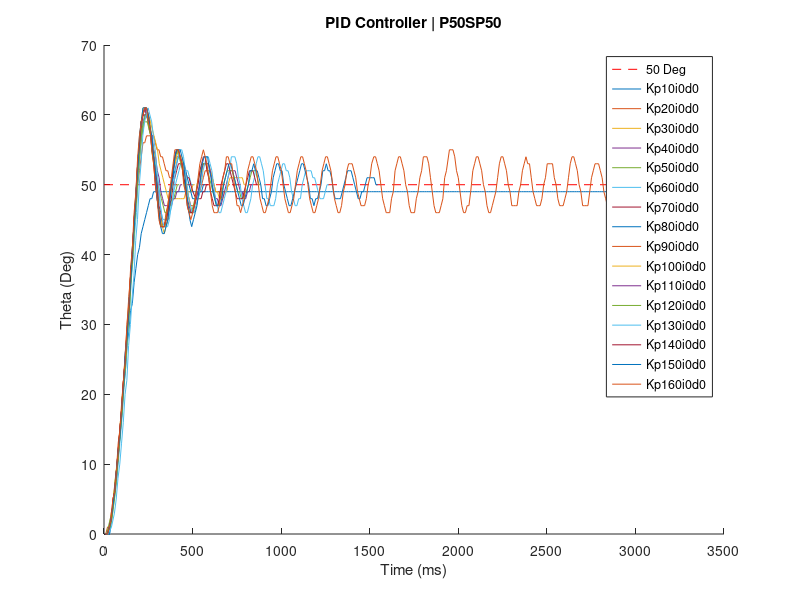
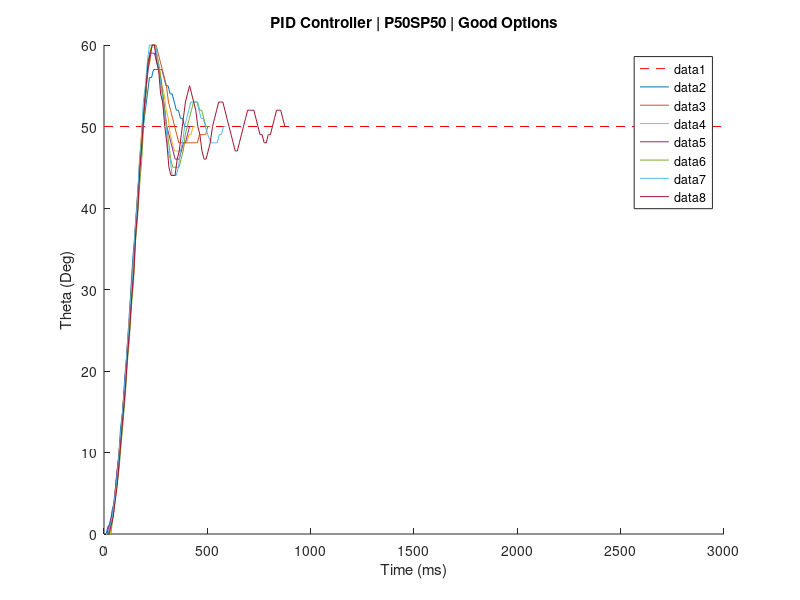

These figures' MATLAB source, in order: (Note: this script raises an error after producing the figures.)
figure(1);
hold on;
xlabel('Time (ms)');
ylabel('Theta (Deg)');
title('PID Controller | P50SP50');
plot([0 3000], [50 50], 'r--');
Kp10i0d0 = [10.0, 0; 20.0, 0; 30.0, 1; 40.0, 2; 50.0, 4; 60.0, 6; 70.0, 9; 80.0, 11; 90.0, 15; 100.0, 17; 110.0, 21; 120.0, 23; 130.0, 27; 140.0, 29; 150.0, 32; 160.0, 33; 170.0, 36; 180.0, 38; 190.0, 40; 200.0, 41; 210.0, 43; 220.0, 44; 230.0, 45; 240.0, 46; 250.0, 47; 260.0, 48; 270.0, 48; 280.0, 49; 290.0, 49; 300.0, 49; 310.0, 49; 320.0, 49; 330.0, 49; 340.0, 49; 350.0, 49; 360.0, 49; 370.0, 49; 380.0, 49; 390.0, 49; 400.0, 49; 410.0, 49; 420.0, 49; 430.0, 49; 440.0, 49; 450.0, 49; 460.0, 49; 470.0, 49; 480.0, 49; 490.0, 49; 500.0, 49; 510.0, 49; 520.0, 49; 530.0, 49; 540.0, 49; 550.0, 49; 560.0, 49; 570.0, 49; 580.0, 49; 590.0, 49; 600.0, 49; 610.0, 49; 620.0, 49; 630.0, 49; 640.0, 49; 650.0, 49; 660.0, 49; 670.0, 49; 680.0, 49; 690.0, 49; 700.0, 49; 710.0, 49; 720.0, 49; 730.0, 49; 740.0, 49; 750.0, 49; 760.0, 49; 770.0, 49; 780.0, 49; 790.0, 49; 800.0, 49; 810.0, 49; 820.0, 49; 830.0, 49; 840.0, 49; 850.0, 49; 860.0, 49; 870.0, 49; 880.0, 49; 890.0, 49; 900.0, 49; 910.0, 49; 920.0, 49; 930.0, 49; 940.0, 49; 950.0, 49; 960.0, 49; 970.0, 49; 980.0, 49; 990.0, 49; 1000.0, 49; 1010.0, 49; 1020.0, 49; 1030.0, 49; 1040.0, 49; 1050.0, 49; 1060.0, 49; 1070.0, 49; 1080.0, 49; 1090.0, 49; 1100.0, 49; 1110.0, 49; 1120.0, 49; 1130.0, 49; 1140.0, 49; 1150.0, 49; 1160.0, 49; 1170.0, 49; 1180.0, 49; 1190.0, 49; 1200.0, 49; 1210.0, 49; 1220.0, 49; 1230.0, 49; 1240.0, 49; 1250.0, 49; 1260.0, 49; 1270.0, 49; 1280.0, 49; 1290.0, 49; 1300.0, 49; 1310.0, 49; 1320.0, 49; 1330.0, 49; 1340.0, 49; 1350.0, 49; 1360.0, 49; 1370.0, 49; 1380.0, 49; 1390.0, 49; 1400.0, 49; 1410.0, 49; 1420.0, 49; 1430.0, 49; 1440.0, 49; 1450.0, 49; 1460.0, 49; 1470.0, 49; 1480.0, 49; 1490.0, 49; 1500.0, 49; 1510.0, 49; 1520.0, 49; 1530.0, 49; 1540.0, 49; 1550.0, 49; 1560.0, 49; 1570.0, 49; 1580.0, 49; 1590.0, 49; 1600.0, 49; 1610.0, 49; 1620.0, 49; 1630.0, 49; 1640.0, 49; 1650.0, 49; 1660.0, 49; 1670.0, 49; 1680.0, 49; 1690.0, 49; 1700.0, 49; 1710.0, 49; 1720.0, 49; 1730.0, 49; 1740.0, 49; 1750.0, 49; 1760.0, 49; 1770.0, 49; 1780.0, 49; 1790.0, 49; 1800.0, 49; 1810.0, 49; 1820.0, 49; 1830.0, 49; 1840.0, 49; 1850.0, 49; 1860.0, 49; 1870.0, 49; 1880.0, 49; 1890.0, 49; 1900.0, 49; 1910.0, 49; 1920.0, 49; 1930.0, 49; 1940.0, 49; 1950.0, 49; 1960.0, 49; 1970.0, 49; 1980.0, 49; 1990.0, 49; 2000.0, 49; 2010.0, 49; 2020.0, 49; 2030.0, 49; 2040.0, 49; 2050.0, 49; 2060.0, 49; 2070.0, 49; 2080.0, 49; 2090.0, 49; 2100.0, 49; 2110.0, 49; 2120.0, 49; 2130.0, 49; 2140.0, 49; 2150.0, 49; 2160.0, 49; 2170.0, 49; 2180.0, 49; 2197.0, 49; 2207.0, 49; 2217.0, 49; 2227.0, 49; 2237.0, 49; 2247.0, 49; 2257.0, 49; 2267.0, 49; 2277.0, 49; 2287.0, 49; 2297.0, 49; 2307.0, 49; 2317.0, 49; 2327.0, 49; 2337.0, 49; 2347.0, 49; 2357.0, 49; 2367.0, 49; 2377.0, 49; 2387.0, 49; 2397.0, 49; 2407.0, 49; 2417.0, 49; 2427.0, 49; 2437.0, 49; 2447.0, 49; 2457.0, 49; 2467.0, 49; 2477.0, 49; 2487.0, 49; 2497.0, 49; 2507.0, 49; 2517.0, 49; 2527.0, 49; 2537.0, 49; 2547.0, 49; 2557.0, 49; 2567.0, 49; 2577.0, 49; 2587.0, 49; 2597.0, 49; 2607.0, 49; 2617.0, 49; 2627.0, 49; 2637.0, 49; 2647.0, 49; 2657.0, 49; 2667.0, 49; 2677.0, 49; 2687.0, 49; 2697.0, 49; 2707.0, 49; 2717.0, 49; 2727.0, 49; 2737.0, 49; 2747.0, 49; 2757.0, 49; 2767.0, 49; 2777.0, 49; 2787.0, 49; 2797.0, 49; 2807.0, 49; 2817.0, 49; 2827.0, 49; 2837.0, 49; 2847.0, 49; 2857.0, 49; 2867.0, 49; 2877.0, 49; 2887.0, 49; 2897.0, 49; 2907.0, 49; 2917.0, 49; 2927.0, 49; 2937.0, 49; 2947.0, 49; 2957.0, 49; 2967.0, 49; 2977.0, 49; 2987.0, 49; 2997.0, 49; 3007.0, 49; ];
plot(Kp10i0d0(:,1),Kp10i0d0(:,2))
% y = max(Kp10i0d0(:,2));
% x = Kp10i0d0(find(Kp10i0d0(:,2) == max(y), 1, 'first'));
% text(x, y, 'Kp10i0d0');
% pause;

Kp20i0d0 = [10.0, 0; 20.0, 1; 30.0, 1; 40.0, 3; 50.0, 4; 60.0, 7; 70.0, 9; 80.0, 13; 90.0, 15; 100.0, 19; 110.0, 22; 120.0, 26; 130.0, 30; 140.0, 34; 150.0, 37; 160.0, 41; 170.0, 44; 180.0, 47; 190.0, 50; 200.0, 52; 210.0, 54; 220.0, 56; 230.0, 56; 240.0, 57; 250.0, 57; 260.0, 57; 270.0, 57; 280.0, 57; 290.0, 56; 300.0, 55; 310.0, 55; 320.0, 54; 330.0, 54; 340.0, 53; 350.0, 52; 360.0, 52; 370.0, 51; 380.0, 51; 390.0, 50; 400.0, 50; ];
plot(Kp20i0d0(:,1),Kp20i0d0(:,2))
% y = max(Kp20i0d0(:,2));
% x = Kp20i0d0(find(Kp20i0d0(:,2) == max(y), 1, 'first'));
% text(x, y, 'Kp20i0d0');
% pause;

Kp30i0d0 = [10.0, 0; 20.0, 0; 30.0, 1; 42.0, 2; 52.0, 5; 62.0, 7; 72.0, 10; 82.0, 12; 92.0, 16; 102.0, 18; 112.0, 23; 122.0, 26; 132.0, 30; 142.0, 33; 152.0, 38; 162.0, 41; 172.0, 46; 182.0, 49; 192.0, 52; 202.0, 54; 212.0, 57; 222.0, 58; 232.0, 60; 242.0, 60; 252.0, 60; 262.0, 59; 272.0, 58; 282.0, 57; 292.0, 56; 302.0, 55; 312.0, 53; 322.0, 52; 332.0, 51; 342.0, 50; 352.0, 49; 362.0, 48; 372.0, 48; 382.0, 48; 392.0, 48; 402.0, 48; 412.0, 48; 422.0, 48; 432.0, 48; 442.0, 48; 452.0, 48; 462.0, 49; 472.0, 49; 482.0, 49; 492.0, 49; 502.0, 50; 512.0, 50; ];
plot(Kp30i0d0(:,1),Kp30i0d0(:,2))
% y = max(Kp30i0d0(:,2));
% x = Kp30i0d0(find(Kp30i0d0(:,2) == max(y), 1, 'first'));
% text(x, y, 'Kp30i0d0');
% pause;

Kp40i0d0 = [11.0, 0; 21.0, 0; 31.0, 0; 41.0, 2; 51.0, 4; 61.0, 6; 71.0, 8; 81.0, 12; 91.0, 14; 101.0, 18; 111.0, 21; 121.0, 26; 131.0, 28; 141.0, 33; 151.0, 36; 161.0, 41; 171.0, 44; 181.0, 49; 191.0, 52; 201.0, 55; 211.0, 57; 221.0, 59; 231.0, 60; 241.0, 60; 251.0, 60; 261.0, 58; 271.0, 57; 281.0, 55; 291.0, 54; 301.0, 52; 311.0, 51; 321.0, 49; 331.0, 48; 341.0, 47; 351.0, 47; 361.0, 47; 371.0, 47; 381.0, 47; 391.0, 48; 401.0, 48; 411.0, 49; 421.0, 49; 431.0, 50; 441.0, 50; ];
plot(Kp40i0d0(:,1),Kp40i0d0(:,2))
% y = max(Kp40i0d0(:,2));
% x = Kp40i0d0(find(Kp40i0d0(:,2) == max(y), 1, 'first'));
% text(x, y, 'Kp40i0d0');
% pause;

Kp50i0d0 = [14.0, 0; 24.0, 1; 34.0, 2; 44.0, 3; 54.0, 5; 64.0, 8; 74.0, 10; 84.0, 13; 94.0, 16; 104.0, 20; 114.0, 22; 124.0, 26; 134.0, 29; 144.0, 34; 154.0, 37; 164.0, 42; 174.0, 45; 184.0, 49; 194.0, 52; 204.0, 55; 214.0, 57; 224.0, 59; 234.0, 59; 244.0, 59; 254.0, 58; 264.0, 57; 274.0, 56; 284.0, 54; 294.0, 52; 304.0, 50; 314.0, 49; 324.0, 48; 334.0, 47; 344.0, 46; 354.0, 46; 364.0, 46; 374.0, 47; 384.0, 48; 394.0, 48; 404.0, 49; 414.0, 50; 424.0, 50; ];
plot(Kp50i0d0(:,1),Kp50i0d0(:,2))
% y = max(Kp50i0d0(:,2));
% x = Kp50i0d0(find(Kp50i0d0(:,2) == max(y), 1, 'first'));
% text(x, y, 'Kp50i0d0');
% pause;

Kp60i0d0 = [13.0, 0; 23.0, 0; 33.0, 0; 43.0, 2; 53.0, 4; 63.0, 6; 73.0, 8; 83.0, 11; 93.0, 14; 103.0, 17; 113.0, 21; 123.0, 24; 133.0, 28; 143.0, 31; 153.0, 36; 163.0, 39; 173.0, 43; 183.0, 46; 193.0, 51; 203.0, 54; 213.0, 58; 223.0, 59; 233.0, 60; 243.0, 60; 253.0, 59; 263.0, 58; 273.0, 56; 283.0, 54; 293.0, 52; 303.0, 50; 313.0, 48; 323.0, 46; 333.0, 45; 343.0, 45; 353.0, 45; 363.0, 45; 373.0, 46; 383.0, 47; 393.0, 49; 403.0, 50; 413.0, 51; 423.0, 52; 433.0, 53; 443.0, 53; 453.0, 53; 463.0, 52; 473.0, 52; 483.0, 51; 493.0, 50; 503.0, 50; ];
plot(Kp60i0d0(:,1),Kp60i0d0(:,2))
% y = max(Kp60i0d0(:,2));
% x = Kp60i0d0(find(Kp60i0d0(:,2) == max(y), 1, 'first'));
% text(x, y, 'Kp60i0d0');
% pause;

Kp70i0d0 = [10.0, 0; 20.0, 0; 30.0, 1; 40.0, 2; 50.0, 4; 60.0, 6; 70.0, 9; 80.0, 12; 90.0, 15; 100.0, 18; 110.0, 22; 120.0, 25; 130.0, 29; 140.0, 32; 150.0, 37; 160.0, 40; 170.0, 45; 180.0, 48; 190.0, 53; 200.0, 55; 210.0, 58; 220.0, 60; 230.0, 60; 240.0, 60; 250.0, 60; 260.0, 58; 270.0, 56; 280.0, 54; 290.0, 52; 300.0, 50; 310.0, 47; 320.0, 46; 330.0, 44; 340.0, 44; 350.0, 44; 360.0, 45; 370.0, 47; 380.0, 48; 390.0, 50; 400.0, 51; 410.0, 52; 420.0, 53; 430.0, 53; 440.0, 53; 450.0, 53; 460.0, 52; 470.0, 51; 480.0, 51; 490.0, 50; 502.0, 49; 518.0, 48; 528.0, 48; 538.0, 48; 548.0, 48; 558.0, 49; 568.0, 49; 578.0, 50; 588.0, 50; ];
plot(Kp70i0d0(:,1),Kp70i0d0(:,2))
% y = max(Kp70i0d0(:,2));
% x = Kp70i0d0(find(Kp70i0d0(:,2) == max(y), 1, 'first'));
% text(x, y, 'Kp70i0d0');
% pause;

Kp80i0d0 = [10.0, 0; 20.0, 0; 30.0, 0; 40.0, 2; 50.0, 4; 60.0, 6; 70.0, 8; 80.0, 11; 90.0, 14; 100.0, 17; 110.0, 21; 120.0, 24; 130.0, 29; 140.0, 32; 150.0, 36; 160.0, 40; 170.0, 44; 180.0, 48; 190.0, 53; 200.0, 56; 210.0, 59; 220.0, 60; 230.0, 61; 240.0, 60; 250.0, 59; 260.0, 58; 270.0, 56; 280.0, 54; 290.0, 51; 300.0, 49; 310.0, 46; 320.0, 45; 330.0, 44; 340.0, 44; 350.0, 45; 360.0, 46; 370.0, 48; 380.0, 49; 390.0, 51; 400.0, 52; 410.0, 53; 420.0, 54; 430.0, 54; 440.0, 53; 450.0, 52; 460.0, 52; 470.0, 51; 480.0, 50; 490.0, 49; 500.0, 48; 510.0, 48; 521.0, 48; 531.0, 48; 541.0, 49; 551.0, 49; 561.0, 50; 571.0, 50; ];
plot(Kp80i0d0(:,1),Kp80i0d0(:,2))
% y = max(Kp80i0d0(:,2));
% x = Kp80i0d0(find(Kp80i0d0(:,2) == max(y), 1, 'first'));
% text(x, y, 'Kp80i0d0');
% pause;

Kp90i0d0 = [10.0, 0; 20.0, 0; 30.0, 1; 40.0, 2; 50.0, 4; 60.0, 6; 70.0, 9; 80.0, 11; 90.0, 15; 100.0, 18; 110.0, 22; 120.0, 25; 130.0, 29; 140.0, 32; 150.0, 37; 160.0, 40; 170.0, 45; 180.0, 49; 190.0, 53; 200.0, 56; 210.0, 59; 220.0, 60; 230.0, 61; 240.0, 60; 250.0, 59; 260.0, 58; 270.0, 55; 280.0, 53; 290.0, 50; 300.0, 48; 310.0, 46; 320.0, 45; 330.0, 44; 340.0, 44; 350.0, 46; 360.0, 47; 370.0, 49; 380.0, 50; 390.0, 52; 400.0, 53; 410.0, 54; 420.0, 54; 430.0, 54; 440.0, 53; 450.0, 52; 460.0, 51; 470.0, 49; 480.0, 48; 490.0, 47; 501.0, 47; 511.0, 47; 521.0, 48; 531.0, 49; 541.0, 49; 551.0, 50; 561.0, 51; 571.0, 52; 581.0, 52; 591.0, 52; 601.0, 52; 611.0, 51; 621.0, 50; 631.0, 49; 641.0, 49; 651.0, 49; 661.0, 48; 671.0, 49; 681.0, 49; 691.0, 49; 701.0, 50; 711.0, 50; ];
plot(Kp90i0d0(:,1),Kp90i0d0(:,2))
% y = max(Kp90i0d0(:,2));
% x = Kp90i0d0(find(Kp90i0d0(:,2) == max(y), 1, 'first'));
% text(x, y, 'Kp90i0d0');
% pause;

Kp100i0d0 = [10.0, 0; 20.0, 0; 30.0, 1; 40.0, 2; 50.0, 4; 60.0, 6; 70.0, 9; 80.0, 11; 90.0, 15; 100.0, 18; 110.0, 22; 120.0, 25; 130.0, 29; 140.0, 32; 150.0, 37; 160.0, 40; 170.0, 45; 180.0, 48; 190.0, 53; 200.0, 56; 210.0, 59; 220.0, 61; 230.0, 61; 240.0, 61; 250.0, 60; 260.0, 59; 270.0, 56; 280.0, 55; 290.0, 51; 300.0, 49; 310.0, 46; 320.0, 45; 330.0, 44; 340.0, 43; 350.0, 44; 360.0, 45; 370.0, 48; 380.0, 49; 390.0, 52; 400.0, 53; 410.0, 54; 420.0, 55; 430.0, 54; 440.0, 54; 450.0, 52; 460.0, 51; 470.0, 49; 480.0, 48; 490.0, 46; 501.0, 46; 511.0, 46; 521.0, 47; 531.0, 48; 541.0, 50; 551.0, 51; 561.0, 53; 571.0, 53; 581.0, 53; 591.0, 53; 601.0, 52; 611.0, 51; 621.0, 50; 631.0, 49; 641.0, 49; 651.0, 48; 661.0, 48; 671.0, 48; 681.0, 49; 691.0, 49; 701.0, 50; 711.0, 51; 721.0, 51; 731.0, 51; 741.0, 51; 751.0, 51; 761.0, 51; 771.0, 51; 781.0, 51; 791.0, 50; 801.0, 50; ];
plot(Kp100i0d0(:,1),Kp100i0d0(:,2))
% y = max(Kp100i0d0(:,2));
% x = Kp100i0d0(find(Kp100i0d0(:,2) == max(y), 1, 'first'));
% text(x, y, 'Kp100i0d0');
% pause;

Kp110i0d0 = [10.0, 0; 20.0, 0; 30.0, 1; 40.0, 2; 50.0, 4; 60.0, 6; 70.0, 9; 80.0, 11; 90.0, 15; 100.0, 18; 110.0, 22; 120.0, 25; 130.0, 29; 140.0, 32; 150.0, 37; 160.0, 40; 170.0, 45; 180.0, 48; 190.0, 53; 200.0, 56; 210.0, 59; 220.0, 60; 230.0, 61; 240.0, 60; 250.0, 59; 260.0, 58; 270.0, 55; 280.0, 54; 290.0, 50; 300.0, 48; 310.0, 46; 320.0, 44; 330.0, 44; 340.0, 44; 350.0, 45; 360.0, 46; 370.0, 48; 380.0, 50; 390.0, 52; 400.0, 54; 410.0, 55; 420.0, 55; 430.0, 54; 440.0, 53; 450.0, 51; 460.0, 49; 470.0, 48; 480.0, 47; 490.0, 46; 500.0, 46; 510.0, 47; 520.0, 48; 530.0, 49; 540.0, 50; 550.0, 52; 560.0, 53; 570.0, 53; 580.0, 53; 590.0, 53; 600.0, 52; 610.0, 50; 620.0, 49; 630.0, 48; 640.0, 48; 650.0, 47; 660.0, 47; 670.0, 48; 680.0, 49; 690.0, 50; 700.0, 51; 710.0, 52; 720.0, 52; 730.0, 52; 740.0, 52; 750.0, 51; 760.0, 50; 770.0, 49; 780.0, 49; 790.0, 48; 800.0, 48; 810.0, 49; 820.0, 49; 830.0, 50; 840.0, 50; ];
plot(Kp110i0d0(:,1),Kp110i0d0(:,2))
% y = max(Kp110i0d0(:,2));
% x = Kp110i0d0(find(Kp110i0d0(:,2) == max(y), 1, 'first'));
% text(x, y, 'Kp110i0d0');
% pause;

Kp120i0d0 = [14.0, 0; 24.0, 0; 34.0, 1; 44.0, 2; 54.0, 4; 64.0, 6; 74.0, 9; 84.0, 12; 94.0, 15; 104.0, 18; 114.0, 22; 124.0, 25; 134.0, 29; 144.0, 32; 154.0, 37; 164.0, 40; 174.0, 45; 184.0, 48; 194.0, 52; 204.0, 55; 214.0, 58; 224.0, 59; 234.0, 60; 244.0, 60; 254.0, 58; 264.0, 57; 274.0, 54; 284.0, 53; 294.0, 50; 304.0, 48; 314.0, 45; 324.0, 44; 334.0, 44; 344.0, 44; 354.0, 46; 364.0, 47; 374.0, 49; 384.0, 51; 394.0, 53; 404.0, 54; 414.0, 55; 424.0, 54; 434.0, 53; 444.0, 52; 454.0, 50; 464.0, 49; 474.0, 47; 484.0, 46; 494.0, 46; 504.0, 47; 514.0, 48; 525.0, 50; 535.0, 51; 545.0, 52; 555.0, 53; 565.0, 53; 575.0, 53; 585.0, 52; 595.0, 51; 605.0, 50; 615.0, 49; 625.0, 48; 635.0, 47; 645.0, 47; 655.0, 48; 665.0, 49; 675.0, 50; 685.0, 51; 695.0, 52; 705.0, 52; 715.0, 52; 725.0, 52; 735.0, 51; 745.0, 50; 755.0, 49; 765.0, 49; 775.0, 48; 785.0, 48; 795.0, 49; 805.0, 49; 815.0, 50; 825.0, 51; 835.0, 52; 845.0, 52; 855.0, 52; 865.0, 51; 875.0, 50; 885.0, 50; ];
plot(Kp120i0d0(:,1),Kp120i0d0(:,2))
% y = max(Kp120i0d0(:,2));
% x = Kp120i0d0(find(Kp120i0d0(:,2) == max(y), 1, 'first'));
% text(x, y, 'Kp120i0d0');
% pause;

Kp130i0d0 = [23.0, 0; 42.0, 1; 59.0, 3; 69.0, 5; 79.0, 8; 89.0, 10; 99.0, 13; 109.0, 16; 119.0, 20; 129.0, 22; 139.0, 27; 149.0, 30; 159.0, 34; 169.0, 37; 179.0, 42; 189.0, 45; 199.0, 50; 209.0, 53; 219.0, 57; 229.0, 59; 239.0, 60; 249.0, 61; 259.0, 60; 269.0, 59; 279.0, 57; 289.0, 55; 299.0, 52; 309.0, 50; 319.0, 47; 329.0, 45; 339.0, 44; 349.0, 44; 359.0, 44; 369.0, 45; 379.0, 47; 389.0, 48; 399.0, 51; 409.0, 53; 419.0, 54; 429.0, 55; 439.0, 55; 449.0, 54; 459.0, 52; 469.0, 50; 479.0, 48; 489.0, 47; 499.0, 46; 509.0, 46; 519.0, 47; 529.0, 48; 539.0, 49; 549.0, 50; 559.0, 52; 569.0, 53; 579.0, 54; 589.0, 54; 599.0, 53; 609.0, 52; 619.0, 50; 629.0, 48; 639.0, 47; 649.0, 46; 659.0, 46; 669.0, 47; 679.0, 48; 689.0, 49; 699.0, 51; 709.0, 52; 719.0, 54; 729.0, 54; 739.0, 54; 749.0, 53; 759.0, 51; 769.0, 50; 779.0, 48; 789.0, 47; 799.0, 46; 809.0, 46; 819.0, 47; 829.0, 48; 839.0, 50; 849.0, 51; 859.0, 53; 869.0, 54; 879.0, 54; 889.0, 53; 899.0, 52; 909.0, 50; 919.0, 48; 929.0, 48; 939.0, 47; 949.0, 47; 959.0, 47; 969.0, 48; 979.0, 50; 989.0, 51; 999.0, 52; 1009.0, 53; 1019.0, 53; 1029.0, 52; 1039.0, 52; 1049.0, 51; 1059.0, 49; 1069.0, 48; 1079.0, 47; 1089.0, 47; 1099.0, 48; 1109.0, 48; 1119.0, 50; 1129.0, 51; 1139.0, 52; 1149.0, 52; 1159.0, 52; 1169.0, 52; 1179.0, 51; 1189.0, 51; 1199.0, 50; 1209.0, 49; 1219.0, 48; 1229.0, 48; 1239.0, 48; 1249.0, 49; 1259.0, 50; 1269.0, 50; ];
plot(Kp130i0d0(:,1),Kp130i0d0(:,2))
% y = max(Kp130i0d0(:,2));
% x = Kp130i0d0(find(Kp130i0d0(:,2) == max(y), 1, 'first'));
% text(x, y, 'Kp130i0d0');
% pause;

Kp140i0d0 = [10.0, 0; 20.0, 0; 30.0, 1; 40.0, 2; 50.0, 5; 60.0, 6; 70.0, 9; 80.0, 12; 90.0, 15; 100.0, 18; 110.0, 22; 120.0, 25; 130.0, 29; 140.0, 32; 150.0, 37; 160.0, 40; 170.0, 45; 180.0, 48; 190.0, 53; 200.0, 56; 210.0, 59; 220.0, 60; 230.0, 61; 240.0, 61; 250.0, 60; 260.0, 58; 270.0, 56; 280.0, 54; 290.0, 51; 300.0, 49; 310.0, 46; 320.0, 44; 330.0, 44; 340.0, 44; 350.0, 45; 360.0, 46; 370.0, 48; 380.0, 50; 390.0, 52; 400.0, 54; 410.0, 55; 420.0, 55; 430.0, 54; 440.0, 53; 450.0, 51; 460.0, 50; 470.0, 47; 480.0, 46; 490.0, 46; 500.0, 46; 510.0, 47; 521.0, 49; 531.0, 50; 541.0, 52; 551.0, 53; 561.0, 54; 571.0, 54; 581.0, 52; 591.0, 51; 601.0, 49; 611.0, 48; 621.0, 47; 631.0, 47; 641.0, 47; 651.0, 48; 661.0, 50; 671.0, 51; 681.0, 52; 691.0, 53; 701.0, 53; 711.0, 52; 721.0, 51; 731.0, 50; 741.0, 49; 751.0, 48; 761.0, 48; 771.0, 48; 781.0, 48; 791.0, 49; 801.0, 50; 811.0, 51; 821.0, 52; 831.0, 52; 841.0, 52; 851.0, 51; 861.0, 50; 871.0, 50; ];
plot(Kp140i0d0(:,1),Kp140i0d0(:,2))
% y = max(Kp140i0d0(:,2));
% x = Kp140i0d0(find(Kp140i0d0(:,2) == max(y), 1, 'first'));
% text(x, y, 'Kp140i0d0');
% pause;

Kp150i0d0 = [10.0, 0; 20.0, 0; 30.0, 1; 40.0, 2; 50.0, 4; 60.0, 6; 70.0, 9; 80.0, 12; 90.0, 14; 100.0, 18; 110.0, 21; 120.0, 26; 130.0, 28; 140.0, 33; 150.0, 36; 160.0, 41; 170.0, 44; 180.0, 49; 190.0, 52; 200.0, 57; 210.0, 59; 220.0, 61; 230.0, 61; 240.0, 61; 250.0, 60; 260.0, 58; 270.0, 57; 280.0, 54; 290.0, 52; 300.0, 48; 310.0, 46; 320.0, 44; 330.0, 43; 340.0, 43; 350.0, 44; 360.0, 45; 370.0, 47; 380.0, 50; 390.0, 51; 400.0, 54; 410.0, 55; 420.0, 55; 430.0, 55; 440.0, 54; 450.0, 53; 465.0, 49; 475.0, 47; 485.0, 45; 495.0, 44; 505.0, 45; 515.0, 46; 525.0, 47; 535.0, 49; 545.0, 51; 555.0, 53; 565.0, 54; 575.0, 54; 585.0, 54; 595.0, 52; 605.0, 51; 615.0, 49; 625.0, 48; 635.0, 47; 645.0, 47; 655.0, 47; 665.0, 48; 675.0, 50; 685.0, 51; 695.0, 52; 705.0, 53; 715.0, 53; 725.0, 52; 735.0, 51; 745.0, 50; 755.0, 49; 765.0, 48; 775.0, 47; 785.0, 47; 795.0, 48; 805.0, 49; 815.0, 50; 825.0, 52; 835.0, 52; 845.0, 53; 855.0, 52; 865.0, 52; 875.0, 51; 885.0, 50; 895.0, 48; 905.0, 48; 915.0, 47; 925.0, 47; 935.0, 48; 945.0, 49; 955.0, 51; 965.0, 52; 975.0, 53; 985.0, 53; 995.0, 52; 1005.0, 52; 1015.0, 50; 1025.0, 49; 1035.0, 48; 1045.0, 47; 1055.0, 47; 1065.0, 48; 1075.0, 49; 1085.0, 50; 1095.0, 51; 1105.0, 52; 1115.0, 53; 1125.0, 53; 1135.0, 52; 1145.0, 51; 1155.0, 50; 1165.0, 48; 1175.0, 48; 1185.0, 47; 1195.0, 48; 1205.0, 48; 1215.0, 49; 1225.0, 50; 1235.0, 52; 1245.0, 52; 1255.0, 53; 1265.0, 52; 1275.0, 52; 1285.0, 51; 1295.0, 49; 1305.0, 48; 1315.0, 48; 1325.0, 48; 1335.0, 48; 1345.0, 49; 1355.0, 50; 1365.0, 51; 1375.0, 52; 1385.0, 52; 1395.0, 52; 1405.0, 51; 1415.0, 50; 1425.0, 49; 1435.0, 48; 1445.0, 48; 1455.0, 49; 1465.0, 49; 1475.0, 50; 1485.0, 51; 1495.0, 51; 1505.0, 51; 1515.0, 51; 1525.0, 51; 1535.0, 50; 1545.0, 50; ];
plot(Kp150i0d0(:,1),Kp150i0d0(:,2))
% y = max(Kp150i0d0(:,2));
% x = Kp150i0d0(find(Kp150i0d0(:,2) == max(y), 1, 'first'));
% text(x, y, 'Kp150i0d0');
% pause;

Kp160i0d0 = [10.0, 0; 20.0, 0; 30.0, 1; 40.0, 2; 50.0, 5; 60.0, 6; 70.0, 9; 80.0, 12; 90.0, 15; 100.0, 18; 110.0, 22; 120.0, 25; 130.0, 30; 140.0, 33; 150.0, 38; 160.0, 41; 170.0, 46; 180.0, 49; 190.0, 54; 200.0, 57; 210.0, 59; 220.0, 60; 230.0, 61; 240.0, 61; 250.0, 59; 260.0, 58; 270.0, 55; 280.0, 53; 290.0, 50; 300.0, 48; 310.0, 45; 320.0, 44; 330.0, 44; 340.0, 44; 350.0, 45; 360.0, 47; 370.0, 49; 380.0, 51; 390.0, 53; 400.0, 55; 410.0, 55; 420.0, 55; 430.0, 54; 440.0, 53; 450.0, 50; 460.0, 49; 470.0, 47; 480.0, 46; 490.0, 45; 501.0, 46; 511.0, 47; 521.0, 49; 531.0, 51; 541.0, 53; 551.0, 54; 561.0, 55; 571.0, 54; 581.0, 53; 591.0, 51; 601.0, 49; 611.0, 47; 621.0, 46; 631.0, 46; 641.0, 46; 651.0, 47; 661.0, 49; 671.0, 51; 681.0, 52; 691.0, 54; 701.0, 54; 711.0, 53; 721.0, 53; 731.0, 51; 741.0, 49; 751.0, 47; 761.0, 47; 771.0, 46; 781.0, 47; 791.0, 48; 801.0, 50; 811.0, 52; 821.0, 53; 831.0, 54; 841.0, 54; 851.0, 53; 861.0, 52; 871.0, 50; 881.0, 48; 891.0, 47; 901.0, 46; 911.0, 46; 921.0, 47; 931.0, 48; 941.0, 50; 951.0, 52; 961.0, 53; 971.0, 54; 981.0, 54; 991.0, 53; 1001.0, 52; 1011.0, 50; 1021.0, 48; 1031.0, 47; 1041.0, 46; 1051.0, 46; 1061.0, 47; 1071.0, 48; 1081.0, 50; 1091.0, 52; 1101.0, 53; 1111.0, 54; 1121.0, 54; 1131.0, 53; 1141.0, 52; 1151.0, 50; 1161.0, 48; 1171.0, 47; 1181.0, 46; 1191.0, 46; 1201.0, 47; 1211.0, 48; 1221.0, 50; 1231.0, 52; 1241.0, 53; 1251.0, 54; 1261.0, 54; 1271.0, 53; 1281.0, 52; 1291.0, 50; 1301.0, 48; 1311.0, 47; 1321.0, 46; 1331.0, 46; 1341.0, 47; 1351.0, 49; 1361.0, 50; 1371.0, 52; 1381.0, 53; 1391.0, 53; 1401.0, 53; 1411.0, 52; 1421.0, 51; 1431.0, 49; 1441.0, 48; 1451.0, 47; 1461.0, 47; 1471.0, 47; 1481.0, 48; 1491.0, 50; 1501.0, 51; 1511.0, 53; 1523.0, 54; 1533.0, 54; 1543.0, 53; 1553.0, 52; 1563.0, 50; 1573.0, 48; 1583.0, 47; 1593.0, 46; 1603.0, 46; 1613.0, 46; 1623.0, 48; 1633.0, 49; 1643.0, 52; 1653.0, 53; 1663.0, 54; 1673.0, 54; 1683.0, 53; 1693.0, 52; 1703.0, 50; 1713.0, 49; 1723.0, 47; 1733.0, 46; 1743.0, 46; 1753.0, 46; 1763.0, 48; 1773.0, 49; 1783.0, 51; 1793.0, 52; 1803.0, 54; 1813.0, 54; 1823.0, 54; 1833.0, 53; 1843.0, 51; 1853.0, 49; 1863.0, 47; 1873.0, 46; 1883.0, 46; 1893.0, 46; 1903.0, 47; 1913.0, 48; 1923.0, 51; 1933.0, 52; 1950.0, 55; 1960.0, 55; 1970.0, 55; 1980.0, 54; 1990.0, 52; 2000.0, 51; 2010.0, 49; 2020.0, 47; 2030.0, 46; 2040.0, 46; 2050.0, 47; 2060.0, 47; 2070.0, 49; 2082.0, 52; 2092.0, 53; 2102.0, 54; 2112.0, 54; 2122.0, 53; 2132.0, 52; 2142.0, 50; 2152.0, 49; 2162.0, 47; 2172.0, 46; 2182.0, 46; 2192.0, 47; 2202.0, 48; 2212.0, 49; 2222.0, 51; 2232.0, 53; 2242.0, 54; 2252.0, 54; 2262.0, 53; 2272.0, 52; 2282.0, 50; 2292.0, 49; 2302.0, 47; 2312.0, 47; 2322.0, 47; 2332.0, 47; 2342.0, 49; 2352.0, 50; 2362.0, 52; 2372.0, 53; 2382.0, 54; 2392.0, 53; 2402.0, 53; 2412.0, 51; 2422.0, 49; 2432.0, 48; 2442.0, 47; 2452.0, 47; 2462.0, 47; 2472.0, 48; 2482.0, 50; 2492.0, 51; 2502.0, 53; 2512.0, 53; 2522.0, 53; 2532.0, 53; 2542.0, 51; 2552.0, 50; 2562.0, 48; 2572.0, 47; 2582.0, 47; 2592.0, 47; 2602.0, 48; 2612.0, 49; 2622.0, 51; 2632.0, 53; 2642.0, 54; 2652.0, 54; 2662.0, 53; 2672.0, 52; 2682.0, 50; 2692.0, 49; 2702.0, 47; 2712.0, 47; 2722.0, 47; 2732.0, 47; 2742.0, 49; 2752.0, 51; 2762.0, 52; 2772.0, 53; 2782.0, 53; 2792.0, 53; 2802.0, 52; 2812.0, 51; 2822.0, 49; 2832.0, 48; 2842.0, 47; 2852.0, 47; 2862.0, 47; 2872.0, 48; 2882.0, 50; 2892.0, 51; 2902.0, 53; 2912.0, 53; 2922.0, 53; 2932.0, 53; 2942.0, 51; 2952.0, 50; 2962.0, 48; 2972.0, 47; 2982.0, 47; 2992.0, 47; 3002.0, 48; ];
plot(Kp160i0d0(:,1),Kp160i0d0(:,2))
% y = max(Kp160i0d0(:,2));
% x = Kp160i0d0(find(Kp160i0d0(:,2) == max(y), 1, 'first'));
% text(x, y, 'Kp160i0d0');
% pause;

caseList = {'Kp10i0d0', 'Kp20i0d0', 'Kp30i0d0', 'Kp40i0d0', 'Kp50i0d0', 'Kp60i0d0', 'Kp70i0d0', 'Kp80i0d0', 'Kp90i0d0', 'Kp100i0d0', 'Kp110i0d0', 'Kp120i0d0', 'Kp130i0d0', 'Kp140i0d0', 'Kp150i0d0', 'Kp160i0d0'};
legend('50 Deg', caseList{1,:});

t = {Kp10i0d0, Kp20i0d0, Kp30i0d0, Kp40i0d0, Kp50i0d0, Kp60i0d0, Kp70i0d0, Kp80i0d0, Kp90i0d0, Kp100i0d0, Kp110i0d0, Kp120i0d0, Kp130i0d0, Kp140i0d0, Kp150i0d0, Kp160i0d0};

figure(2);
hold on;
xlabel('Time (ms)');
ylabel('Theta (Deg)');
title('PID Controller | P50SP50 | Good Options');
plot([0 3000], [50 50], 'r--');
upper = 50;
idx = 0;
while idx < 6
    for e = t
        if max(e{1}(:,2)) <= upper && max(e{1}(:,2)) >= 50
            idx = idx + 1;
        end
    end
    upper = upper + 1;
end
upper = upper - 1;
legendTwo = {'50 Deg'};
idx = 0;
for e = t
    idx = idx + 1;
    if max(e{1}(:,2)) <= upper && max(e{1}(:,2)) >= 50
        plot(e{1}(:,1),e{1}(:,2));
        legendTwo{end+1} = caseList{idx};
    end
end
newLegend = legend();
newLegend = newLegend.String;
idx = size(legendTwo);
newLegend(end-idx(2)+1:end) = legendTwo(1:end);
legend(newLegend);